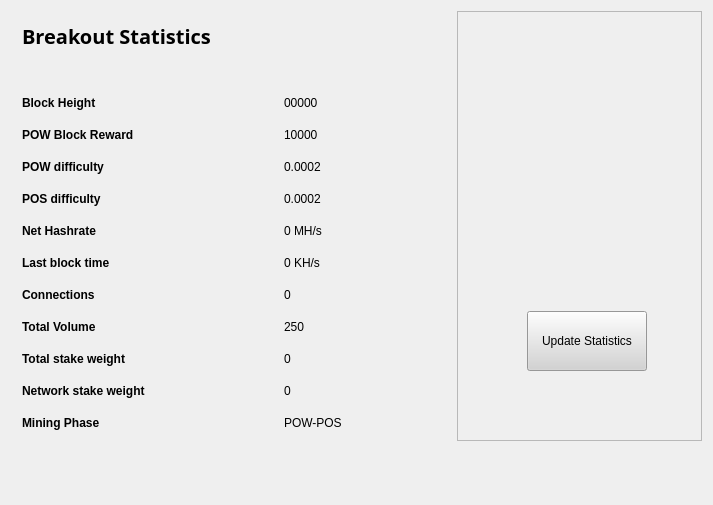
<?xml version="1.0" encoding="UTF-8"?>
<ui version="4.0">
 <class>StatisticsPage</class>
 <widget class="QWidget" name="StatisticsPage">
  <property name="windowModality">
   <enum>Qt::NonModal</enum>
  </property>
  <property name="geometry">
   <rect>
    <x>0</x>
    <y>0</y>
    <width>713</width>
    <height>505</height>
   </rect>
  </property>
  <property name="windowTitle">
   <string>Digging</string>
  </property>
  <property name="styleSheet">
   <string notr="true">color:#000000;
font-family:'Open Sans,sans-serif';</string>
  </property>
  <layout class="QGridLayout" name="gridLayout">
   <property name="sizeConstraint">
    <enum>QLayout::SetMaximumSize</enum>
   </property>
   <item row="0" column="1">
    <widget class="QFrame" name="frame">
     <property name="minimumSize">
      <size>
       <width>213</width>
       <height>0</height>
      </size>
     </property>
     <property name="frameShape">
      <enum>QFrame::StyledPanel</enum>
     </property>
     <property name="frameShadow">
      <enum>QFrame::Raised</enum>
     </property>
     <widget class="QPushButton" name="startButton">
      <property name="geometry">
       <rect>
        <x>70</x>
        <y>300</y>
        <width>120</width>
        <height>60</height>
       </rect>
      </property>
      <property name="sizePolicy">
       <sizepolicy hsizetype="Fixed" vsizetype="Fixed">
        <horstretch>0</horstretch>
        <verstretch>0</verstretch>
       </sizepolicy>
      </property>
      <property name="minimumSize">
       <size>
        <width>120</width>
        <height>60</height>
       </size>
      </property>
      <property name="styleSheet">
       <string notr="true">background:lightgrey;</string>
      </property>
      <property name="text">
       <string>Update Statistics</string>
      </property>
     </widget>
     <widget class="QLabel" name="label">
      <property name="geometry">
       <rect>
        <x>0</x>
        <y>30</y>
        <width>251</width>
        <height>251</height>
       </rect>
      </property>
      <property name="text">
       <string>&lt;!DOCTYPE HTML PUBLIC &quot;-//W3C//DTD HTML 4.0//EN&quot; &quot;http://www.w3.org/TR/REC-html40/strict.dtd&quot;&gt;
&lt;html&gt;&lt;head&gt;&lt;meta name=&quot;qrichtext&quot; content=&quot;1&quot; /&gt;&lt;style type=&quot;text/css&quot;&gt;
p, li { white-space: pre-wrap; }
&lt;/style&gt;&lt;/head&gt;&lt;body style=&quot; font-family:'Open Sans,sans-serif'; font-size:8pt; font-weight:400; font-style:normal;&quot;&gt;
&lt;p align=&quot;center&quot; style=&quot; margin-top:0px; margin-bottom:0px; margin-left:0px; margin-right:0px; -qt-block-indent:0; text-indent:0px;&quot;&gt;&lt;img src=&quot;:/images/Wallet_Logo&quot; /&gt;&lt;/p&gt;&lt;/body&gt;&lt;/html&gt;</string>
      </property>
     </widget>
    </widget>
   </item>
   <item row="0" column="0">
    <widget class="QFrame" name="gridFrame_2">
     <property name="maximumSize">
      <size>
       <width>440</width>
       <height>16777215</height>
      </size>
     </property>
     <layout class="QGridLayout" name="gridLayout_4">
      <item row="3" column="0">
       <layout class="QFormLayout" name="formLayout_2">
        <property name="fieldGrowthPolicy">
         <enum>QFormLayout::FieldsStayAtSizeHint</enum>
        </property>
        <property name="horizontalSpacing">
         <number>139</number>
        </property>
        <property name="verticalSpacing">
         <number>18</number>
        </property>
        <property name="rightMargin">
         <number>0</number>
        </property>
        <item row="1" column="0">
         <widget class="QLabel" name="label_14">
          <property name="text">
           <string>&lt;html&gt;&lt;head/&gt;&lt;body&gt;&lt;p&gt;&lt;span style=&quot; font-weight:600;&quot;&gt;Block Height&lt;/span&gt;&lt;/p&gt;&lt;/body&gt;&lt;/html&gt;</string>
          </property>
         </widget>
        </item>
        <item row="1" column="1">
         <widget class="QLabel" name="heightBox">
          <property name="text">
           <string>00000</string>
          </property>
         </widget>
        </item>
        <item row="2" column="0">
         <widget class="QLabel" name="label_12">
          <property name="text">
           <string>&lt;html&gt;&lt;head/&gt;&lt;body&gt;&lt;p&gt;&lt;span style=&quot; font-weight:600;&quot;&gt;POW Block Reward&lt;/span&gt;&lt;/p&gt;&lt;/body&gt;&lt;/html&gt;</string>
          </property>
         </widget>
        </item>
        <item row="2" column="1">
         <widget class="QLabel" name="rewardBox">
          <property name="text">
           <string>10000</string>
          </property>
         </widget>
        </item>
        <item row="3" column="0">
         <widget class="QLabel" name="label_13">
          <property name="text">
           <string>&lt;html&gt;&lt;head/&gt;&lt;body&gt;&lt;p&gt;&lt;span style=&quot; font-weight:600;&quot;&gt;POW difficulty&lt;/span&gt;&lt;/p&gt;&lt;/body&gt;&lt;/html&gt;</string>
          </property>
         </widget>
        </item>
        <item row="3" column="1">
         <widget class="QLabel" name="diffBox">
          <property name="text">
           <string>0.0002</string>
          </property>
         </widget>
        </item>
        <item row="4" column="0">
         <widget class="QLabel" name="label_9">
          <property name="text">
           <string>&lt;html&gt;&lt;head/&gt;&lt;body&gt;&lt;p&gt;&lt;span style=&quot; font-weight:600;&quot;&gt;POS difficulty&lt;/span&gt;&lt;/p&gt;&lt;/body&gt;&lt;/html&gt;</string>
          </property>
         </widget>
        </item>
        <item row="4" column="1">
         <widget class="QLabel" name="diffBox2">
          <property name="text">
           <string>0.0002</string>
          </property>
         </widget>
        </item>
        <item row="5" column="1">
         <widget class="QLabel" name="pawrateBox">
          <property name="text">
           <string>0 MH/s</string>
          </property>
         </widget>
        </item>
        <item row="6" column="0">
         <widget class="QLabel" name="label3_2">
          <property name="sizePolicy">
           <sizepolicy hsizetype="Preferred" vsizetype="Maximum">
            <horstretch>0</horstretch>
            <verstretch>0</verstretch>
           </sizepolicy>
          </property>
          <property name="text">
           <string>&lt;html&gt;&lt;head/&gt;&lt;body&gt;&lt;p&gt;&lt;span style=&quot; font-weight:600;&quot;&gt;Last block time&lt;/span&gt;&lt;/p&gt;&lt;/body&gt;&lt;/html&gt;</string>
          </property>
         </widget>
        </item>
        <item row="6" column="1">
         <widget class="QLabel" name="localBox">
          <property name="text">
           <string>0 KH/s</string>
          </property>
         </widget>
        </item>
        <item row="7" column="0">
         <widget class="QLabel" name="label1_2">
          <property name="text">
           <string>&lt;html&gt;&lt;head/&gt;&lt;body&gt;&lt;p&gt;&lt;span style=&quot; font-weight:600;&quot;&gt;Connections&lt;/span&gt;&lt;/p&gt;&lt;/body&gt;&lt;/html&gt;</string>
          </property>
         </widget>
        </item>
        <item row="7" column="1">
         <widget class="QLabel" name="connectionBox">
          <property name="text">
           <string>0</string>
          </property>
         </widget>
        </item>
        <item row="8" column="0">
         <widget class="QLabel" name="label_8">
          <property name="text">
           <string>&lt;html&gt;&lt;head/&gt;&lt;body&gt;&lt;p&gt;&lt;span style=&quot; font-weight:600;&quot;&gt;Total Volume&lt;/span&gt;&lt;/p&gt;&lt;/body&gt;&lt;/html&gt;</string>
          </property>
         </widget>
        </item>
        <item row="8" column="1">
         <widget class="QLabel" name="volumeBox">
          <property name="text">
           <string>250</string>
          </property>
         </widget>
        </item>
        <item row="9" column="0">
         <widget class="QLabel" name="label_10">
          <property name="text">
           <string>&lt;html&gt;&lt;head/&gt;&lt;body&gt;&lt;p&gt;&lt;span style=&quot; font-weight:600;&quot;&gt;Total stake weight&lt;/span&gt;&lt;/p&gt;&lt;/body&gt;&lt;/html&gt;</string>
          </property>
         </widget>
        </item>
        <item row="9" column="1">
         <widget class="QLabel" name="minBox">
          <property name="text">
           <string>0</string>
          </property>
         </widget>
        </item>
        <item row="10" column="0">
         <widget class="QLabel" name="label_11">
          <property name="text">
           <string>&lt;html&gt;&lt;head/&gt;&lt;body&gt;&lt;p&gt;&lt;span style=&quot; font-weight:600;&quot;&gt;Network stake weight&lt;/span&gt;&lt;/p&gt;&lt;/body&gt;&lt;/html&gt;</string>
          </property>
         </widget>
        </item>
        <item row="10" column="1">
         <widget class="QLabel" name="maxBox">
          <property name="text">
           <string>0</string>
          </property>
         </widget>
        </item>
        <item row="11" column="0">
         <widget class="QLabel" name="label_15">
          <property name="text">
           <string>&lt;html&gt;&lt;head/&gt;&lt;body&gt;&lt;p&gt;&lt;span style=&quot; font-weight:600;&quot;&gt;Mining Phase&lt;/span&gt;&lt;/p&gt;&lt;/body&gt;&lt;/html&gt;</string>
          </property>
         </widget>
        </item>
        <item row="11" column="1">
         <widget class="QLabel" name="cBox">
          <property name="text">
           <string>POW-POS</string>
          </property>
         </widget>
        </item>
        <item row="5" column="0">
         <widget class="QLabel" name="label_16">
          <property name="text">
           <string>&lt;html&gt;&lt;head/&gt;&lt;body&gt;&lt;p&gt;&lt;span style=&quot; font-weight:600;&quot;&gt;Net Hashrate&lt;/span&gt;&lt;/p&gt;&lt;/body&gt;&lt;/html&gt;</string>
          </property>
         </widget>
        </item>
       </layout>
      </item>
      <item row="1" column="0">
       <layout class="QHBoxLayout" name="horizontalLayout_4">
        <property name="spacing">
         <number>7</number>
        </property>
        <item>
         <widget class="QLabel" name="label_5">
          <property name="font">
           <font>
            <family>Open Sans,sans-serif</family>
           </font>
          </property>
          <property name="text">
           <string>&lt;html&gt;&lt;head/&gt;&lt;body&gt;&lt;p&gt;&lt;span style=&quot; font-size:20px; font-weight:600; color:#000000;&quot;&gt;Breakout Statistics&lt;/span&gt;&lt;/p&gt;&lt;/body&gt;&lt;/html&gt;</string>
          </property>
         </widget>
        </item>
        <item>
         <spacer name="horizontalSpacer_2">
          <property name="orientation">
           <enum>Qt::Horizontal</enum>
          </property>
          <property name="sizeHint" stdset="0">
           <size>
            <width>40</width>
            <height>20</height>
           </size>
          </property>
         </spacer>
        </item>
       </layout>
      </item>
      <item row="2" column="0">
       <spacer name="verticalSpacer_2">
        <property name="orientation">
         <enum>Qt::Vertical</enum>
        </property>
        <property name="sizeHint" stdset="0">
         <size>
          <width>20</width>
          <height>40</height>
         </size>
        </property>
       </spacer>
      </item>
     </layout>
    </widget>
   </item>
   <item row="1" column="0">
    <spacer name="verticalSpacer">
     <property name="orientation">
      <enum>Qt::Vertical</enum>
     </property>
     <property name="sizeHint" stdset="0">
      <size>
       <width>20</width>
       <height>40</height>
      </size>
     </property>
    </spacer>
   </item>
  </layout>
 </widget>
 <layoutdefault spacing="6" margin="11"/>
 <resources/>
 <connections/>
</ui>
